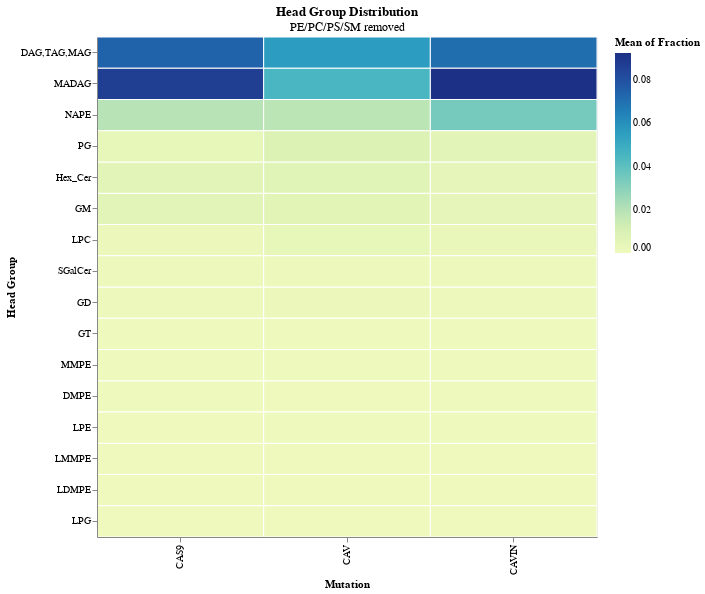

The cell this chart's notebook holds for it:
### Code cell
hhg = alt.Chart(h_dropped).mark_rect(stroke='white').encode(
    x='Mutation:N',
    y=alt.Y('Head Group:N', sort=alt.EncodingSortField(field='Fraction', order='descending')),
    color='mean(Fraction):Q',
    tooltip=['Mutation', 'Head Group', 'mean(Fraction)']
).properties(
    title = {'text': "Head Group Distribution", "subtitle":"PE/PC/PS/SM removed"},
    width=500,
    height=500
)
hhg.save('graphs/cas_cav_cavin/head_group/Heatmap_NoPEPCPSSM.png', ppi=300)
hhg

### Figure 1 — Vega-Lite specification as saved in the notebook (floating-point values rounded to 4 significant figures; data arrays with more than 128 entries replaced by an {"elided": "..."} marker saying what was removed)
{"config": {"view": {"continuousWidth": 300, "continuousHeight": 300}}, "data": {"name": "data-179346e981234fb41975e7fb7251b6b1"}, "mark": {"type": "rect", "stroke": "white"}, "encoding": {"color": {"aggregate": "mean", "field": "Fraction", "type": "quantitative"}, "tooltip": [{"field": "Mutation", "type": "nominal"}, {"field": "Head Group", "type": "nominal"}, {"aggregate": "mean", "field": "Fraction", "type": "quantitative"}], "x": {"field": "Mutation", "type": "nominal"}, "y": {"field": "Head Group", "sort": {"field": "Fraction", "order": "descending"}, "type": "nominal"}}, "height": 500, "title": {"text": "Head Group Distribution", "subtitle": "PE/PC/PS/SM removed"}, "width": 500, "$schema": "https://vega.github.io/schema/vega-lite/v5.17.0.json", "datasets": {"data-179346e981234fb41975e7fb7251b6b1": {"elided": "192 records"}}}
